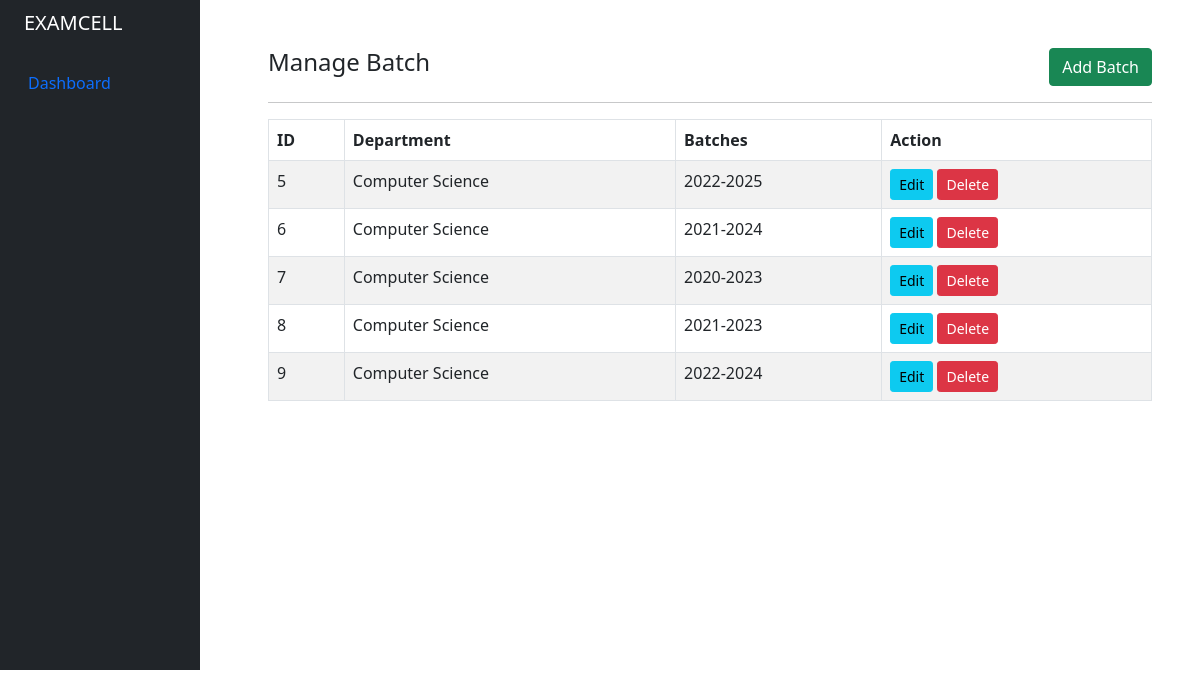
Screenshot of /admin/batch.php (signed in) with the database file from the repository.
### tables this page shows
CREATE TABLE `tbl_batch` (
  `id` int(11) NOT NULL,
  `dept` int(11) NOT NULL,
  `batchyear` varchar(100) NOT NULL
);

CREATE TABLE `tbl_department` (
  `id` int(11) NOT NULL,
  `deptname` varchar(100) NOT NULL,
  `deptslug` varchar(100) NOT NULL
);

### admin/batch.php (the view, shortened to what this page needs)
<?php
include '../helpers/basic_helper.php';
if (isset($_SESSION['email']) && isset($_SESSION['id'])) {
    echo site_header();
?>
    <div class="container-fluid">
        <div class="row flex-nowrap">
            <?php echo site_navbar(); ?>
            <div class="after-side-content col py-5 px-5">
                <div class="row">
                    <div class="col-md-8">
                            <h4>Manage Batch</h4>
                    </div>
                    <div class="col-md-4">
                        <a href="batch_create_edit.php" class="btn btn-success rounded float-end">Add Batch</a>
                    </div>
                </div>
                <div>
                    <hr>
                    <table class="table table-bordered table-striped">
                        <thead>
                            <tr>
                                <th>ID</th>
                                <th>Department</th>
                                <th>Batches</th>
                                <th>Action</th>
                            </tr>
                        </thead>
                        <tbody>
                            <?php
                            $query = "SELECT tbl_batch.id as id, tbl_batch.batchyear as batchyear, tbl_department.deptname as deptname FROM tbl_batch INNER JOIN tbl_department ON tbl_department.id = tbl_batch.dept";
                            $query_run = mysqli_query($conn, $query);
                            if (mysqli_num_rows($query_run) > 0) {
                                foreach ($query_run as $batch) {
                            ?>
                                    <tr>
                                        <td><?= $batch['id']; ?></td>
                                        <td><?= $batch['deptname']; ?></td>
                                        <td><?= $batch['batchyear']; ?></td>
                                        <td>
                                            <a href="batch_create_edit.php?id=<?= $batch['id']; ?>" class="btn btn-info btn-sm">Edit</a>
                                            <form action="controller.php" method="POST" class="d-inline">
                                                <button type="submit" name="delete_batch" value="<?= $batch['id']; ?>" class="btn btn-danger btn-sm">Delete</button>
                                            </form>
                                        </td>
                                    </tr>
                            <?php
                                }
                            } else {
                                echo "<h5> No Record Found </h5>";
                            }
                            ?>
                        </tbody>
                    </table>
                </div>
            </div>
        </div>
    </div>
<?php
    echo site_footer();
} else {
    header("Location: index.php");
}

### assets/styles.css (style rules this page uses)
.after-side-content { margin-left: 220px !important; }

### rows the page displays
tbl_batch: id "5", tbl_department.deptname "Computer Science", batchyear "2022-2025"
tbl_batch: id "6", tbl_department.deptname "Computer Science", batchyear "2021-2024"
tbl_batch: id "7", tbl_department.deptname "Computer Science", batchyear "2020-2023"
tbl_batch: id "8", tbl_department.deptname "Computer Science", batchyear "2021-2023"
tbl_batch: id "9", tbl_department.deptname "Computer Science", batchyear "2022-2024"
